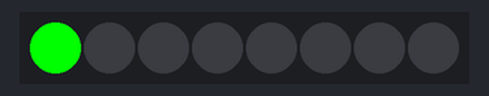
The sketch below on a simulated Arduino Uno, built with avr-gcc and run on an emulated ATmega328P. Parts: 8 RGB LEDs in strip order, left to right. Dim RGB values are drawn brighter than linear.

Above: at 0.15 s.
At 2.26 s:
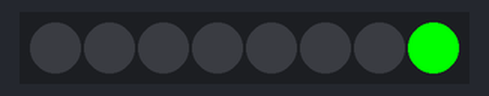
At 3.78 s:
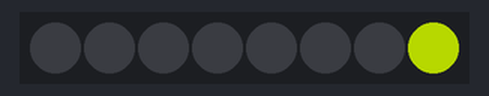
At 4.69 s:
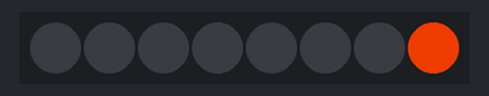
At 8.57 s:
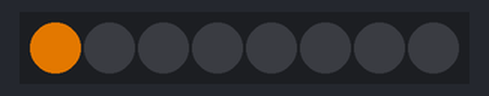
At 9.17 s:
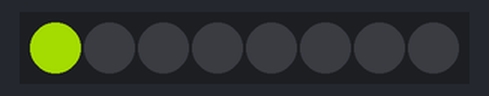
Timing chart, 0 to 40.0 s (numbered marks = the images above):
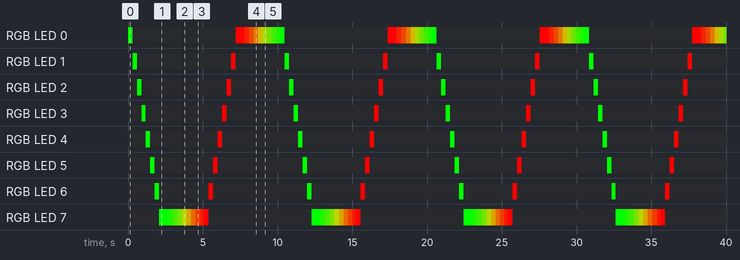

The sketch:

arduino11.3.ino
```cpp
#include <Adafruit_NeoPixel.h> //Dołączenie biblioteki

//Konfiguracja linijki
Adafruit_NeoPixel linijka = Adafruit_NeoPixel(8, A5, NEO_GRB + NEO_KHZ800);

void setup() {
  linijka.begin(); //Inicjalizacja
  linijka.show();

  linijka.setPixelColor(0, linijka.Color(0, 255, 0)); //Dioda nr 1 świeci na zielono
  linijka.show();
}

void loop() {
    for(int i = 0; i < 8; i++)
    {
        linijka.setPixelColor(i, linijka.Color(0, 255, 0));
        linijka.show();
        delay(300);
        linijka.setPixelColor(i, linijka.Color(0, 0, 0));
    }
    for(int r = 0; r <= 255; r++)
    {
        linijka.setPixelColor(7, linijka.Color(r, 255 - r, 0));
        linijka.show();
        delay(10);
    }
    for(int j = 7; j >= 0; j--)
    {
        linijka.setPixelColor(j, linijka.Color(255, 0, 0));
        linijka.show();
        delay(300);
        linijka.setPixelColor(j, linijka.Color(0, 0, 0));
    }
    for(int g = 0; g <= 255; g++)
    {
        linijka.setPixelColor(0, linijka.Color(255 - g, g, 0));
        linijka.show();
        delay(10);
    }
}
```

Measured:
- by itself, RGB LED 1: repeats every 10.2 s: off 6.3 s, RGB(255, 0, 0) 0.30 s, off 3.3 s, RGB(0, 255, 0) 0.30 s
- by itself, RGB LED 2: repeats every 10.2 s: off 5.7 s, RGB(255, 0, 0) 0.30 s, off 3.9 s, RGB(0, 255, 0) 0.30 s
- by itself, RGB LED 3: repeats every 10.2 s: off 5.1 s, RGB(255, 0, 0) 0.30 s, off 4.5 s, RGB(0, 255, 0) 0.30 s
- by itself, RGB LED 4: repeats every 10.2 s: off 4.5 s, RGB(255, 0, 0) 0.30 s, off 5.1 s, RGB(0, 255, 0) 0.30 s
- by itself, RGB LED 5: repeats every 10.2 s: off 3.9 s, RGB(255, 0, 0) 0.30 s, off 5.7 s, RGB(0, 255, 0) 0.30 s
- by itself, RGB LED 6: repeats every 10.2 s: off 3.3 s, RGB(255, 0, 0) 0.30 s, off 6.3 s, RGB(0, 255, 0) 0.30 s
- by itself, RGB LED 0: repeats every 10.2 s: off 6.9 s, RGB(255, 0, 0) 0.31 s, RGB(254, 1, 0) 0.30 s, RGB(225, 30, 0) 0.30 s, RGB(196, 59, 0) 0.30 s, RGB(167, 88, 0) 0.30 s, RGB(138, 117, 0) 0.30 s, RGB(109, 146, 0) 0.30 s, RGB(80, 175, 0) 0.30 s, RGB(51, 204, 0) 0.30 s, RGB(22, 233, 0) 0.24 s, RGB(0, 255, 0) 0.30 s
- by itself, RGB LED 7: repeats every 10.2 s: RGB(1, 254, 0) 0.30 s, RGB(30, 225, 0) 0.30 s, RGB(59, 196, 0) 0.30 s, RGB(88, 167, 0) 0.30 s, RGB(117, 138, 0) 0.30 s, RGB(146, 109, 0) 0.30 s, RGB(175, 80, 0) 0.30 s, RGB(204, 51, 0) 0.30 s, RGB(233, 22, 0) 0.24 s, RGB(255, 0, 0) 0.30 s, off 6.9 s, RGB(0, 255, 0) 0.31 s
